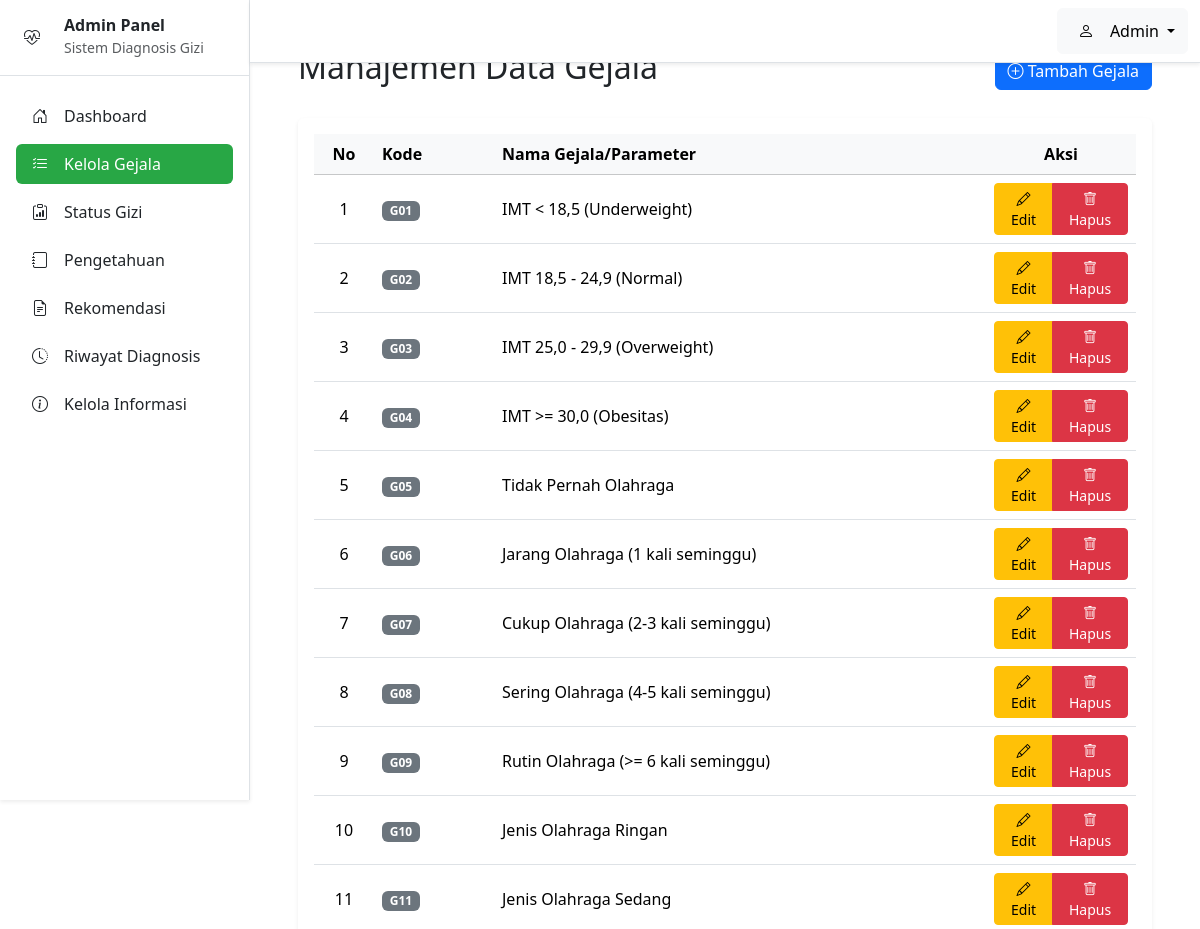
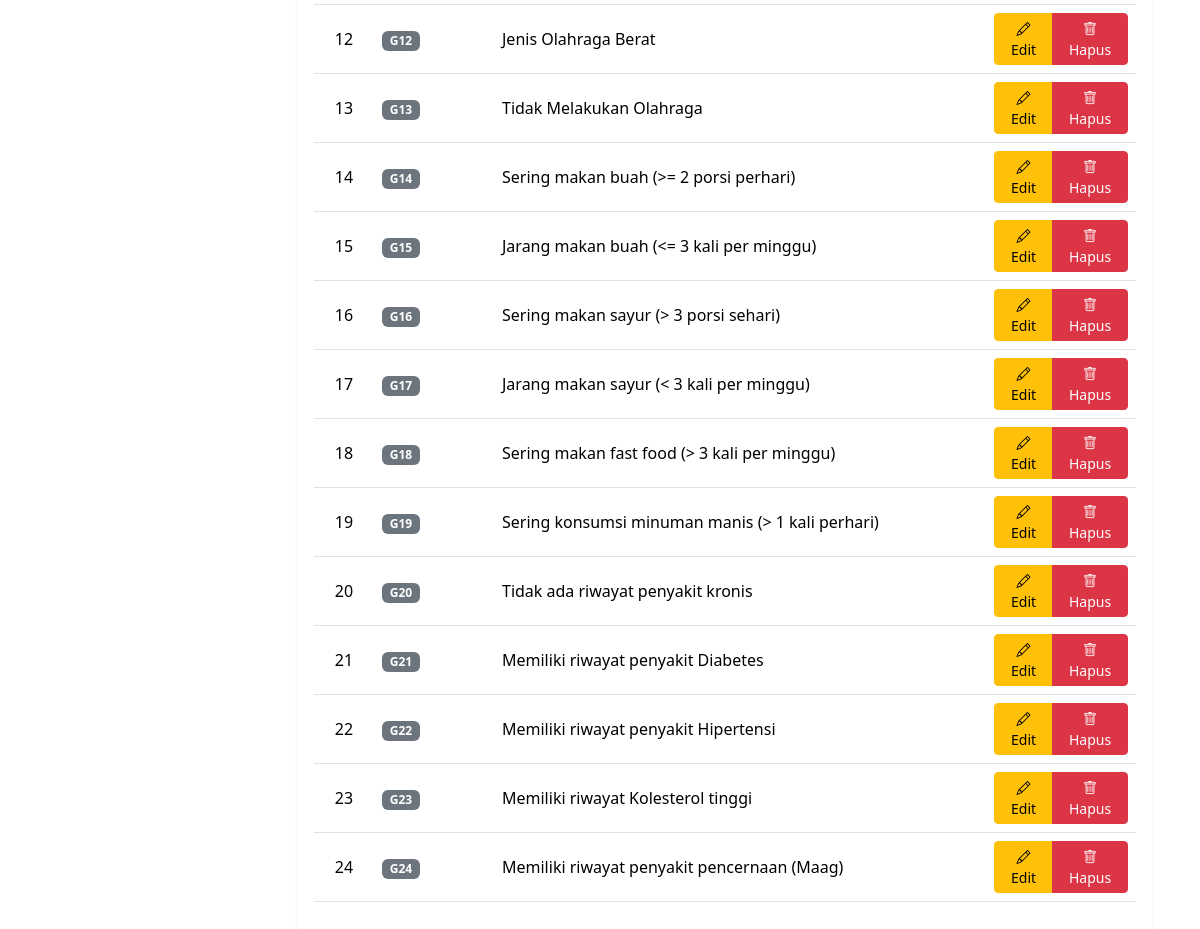
The page /admin/gejala.php (signed in) on the database its author committed (2 pictures, top to bottom).
### tables this page shows
CREATE TABLE `gejala` (
  `id` int(11) NOT NULL,
  `kode_gejala` varchar(5) NOT NULL,
  `nama_gejala` text NOT NULL
);

### admin/gejala.php (the view, shortened to what this page needs)
<?php
require_once '../config/databases.php';
$stmt = $pdo->query("SELECT * FROM gejala ORDER BY kode_gejala ASC");
$gejala_data = $stmt->fetchAll();
require_once 'templates/header.php';
?>
<div class="container-fluid bg-white p-4" style="min-height: 100vh;">
    <div class="d-flex justify-content-between align-items-center mb-4">
        <h2 class="text-dark">Manajemen Data Gejala</h2>
        <button type="button" class="btn btn-primary" data-bs-toggle="modal" data-bs-target="#modalTambah">
            <i class="bi bi-plus-circle"></i> Tambah Gejala
        </button>
    </div>
    <div class="card shadow-sm border-0">
        <div class="card-body">
            <div class="table-responsive">
                <table class="table table-hover align-middle">
                    <thead class="table-light">
                        <tr>
                            <th class="text-center" style="width: 60px;">No</th>
                            <th style="width: 120px;">Kode</th>
                            <th>Nama Gejala/Parameter</th>
                            <th class="text-center" style="width: 150px;">Aksi</th>
                        </tr>
                    </thead>
                    <tbody>
                        <?php if (empty($gejala_data)) : ?>
                        <tr>
                            <td colspan="4" class="text-center py-4 text-muted">
                                <i class="bi bi-inbox" style="font-size: 2rem;"></i>
                                <p class="mt-2">Tidak ada data</p>
                            </td>
                        </tr>
                        <?php else : ?>
                        <?php foreach ($gejala_data as $index => $gejala) : ?>
                        <tr>
                            <td class="text-center"><?php echo $index + 1; ?></td>
                            <td><span
                                    class="badge bg-secondary"><?php echo htmlspecialchars($gejala['kode_gejala']); ?></span>
                            </td>
                            <td><?php echo htmlspecialchars($gejala['nama_gejala']); ?></td>
                            <td class="text-center">
                                <div class="btn-group" role="group">
                                    <button type="button" class="btn btn-sm btn-warning" data-bs-toggle="modal"
                                        data-bs-target="#modalEdit" data-id="<?php echo $gejala['id']; ?>"
                                        data-kode="<?php echo htmlspecialchars($gejala['kode_gejala']); ?>"
                                        data-nama="<?php echo htmlspecialchars($gejala['nama_gejala']); ?>">
                                        <i class="bi bi-pencil"></i> Edit
                                    </button>
                                    <button type="button" class="btn btn-sm btn-danger"
                                        onclick="if(confirm('Apakah Anda yakin ingin menghapus data ini?')) { document.getElementById('delete-form-<?php echo $gejala['id']; ?>').submit(); }">
                                        <i class="bi bi-trash"></i> Hapus
                                    </button>
                                </div>
                            </td>
                        </tr>
                        <?php endforeach; ?>
                        <?php endif; ?>
                    </tbody>
                </table>
            </div>
        </div>
    </div>
</div>
<?php
require_once 'templates/footer.php';
?>

### admin/templates/header.php (shortened to what this page needs)
<!DOCTYPE html>
<html lang="id">
<head>
    <link href="https://cdn.jsdelivr.net/npm/bootstrap@5.3.2/dist/css/bootstrap.min.css" rel="stylesheet">
    <link href="https://cdn.jsdelivr.net/npm/bootstrap-icons@1.11.1/font/bootstrap-icons.css" rel="stylesheet">
</head>
<body>
    <?php
    require_once 'templates/sidebar.php';
    ?>
    <div class="content-area">
        <main class="container-fluid p-4">

### admin/templates/sidebar.php (shortened to what this page needs)
<?php
$username = $_SESSION['admin_username'] ?? 'Admin';
?>
<div class="sidebar bg-white shadow-sm border-end" id="sidebar">
    <div class="p-3 border-bottom">
        <div class="d-flex align-items-center">
            <div class="rounded-circle d-flex align-items-center justify-content-center me-2"
                style="width: 40px; height: 40px;">
                <i class="bi bi-heart-pulse me-2"></i>
            </div>
            <div>
                <h6 class="mb-0 text-dark fw-bold">Admin Panel</h6>
                <small class="text-muted">Sistem Diagnosis Gizi</small>
            </div>
        </div>
    </div>
    <nav class="nav flex-column p-3">
        <a class="nav-link d-flex align-items-center py-2 px-3 mb-1 rounded text-decoration-none text-dark sidebar-nav-link"
            href="dashboard.php">
            <i class="bi bi-house-door me-3"></i>
            <span>Dashboard</span>
        </a>
        <a class="nav-link d-flex align-items-center py-2 px-3 mb-1 rounded text-decoration-none text-dark sidebar-nav-link"
            href="gejala.php">
            <i class="bi bi-list-check me-3"></i>
            <span>Kelola Gejala</span>
        </a>
        <a class="nav-link d-flex align-items-center py-2 px-3 mb-1 rounded text-decoration-none text-dark sidebar-nav-link"
            href="status_gizi.php">
            <i class="bi bi-clipboard-data me-3"></i>
            <span>Status Gizi</span>
        </a>
        <a class="nav-link d-flex align-items-center py-2 px-3 mb-1 rounded text-decoration-none text-dark sidebar-nav-link"
            href="pengetahuan.php">
            <i class="bi bi-journal me-3"></i>
            <span>Pengetahuan</span>
        </a>
        <a class="nav-link d-flex align-items-center py-2 px-3 mb-1 rounded text-decoration-none text-dark sidebar-nav-link"
            href="rekomendasi.php">
            <i class="bi bi-file-earmark-text me-3"></i>
            <span>Rekomendasi</span>
        </a>
        <a class="nav-link d-flex align-items-center py-2 px-3 mb-1 rounded text-decoration-none text-dark sidebar-nav-link"
            href="riwayat.php">
            <i class="bi bi-clock-history me-3"></i>
            <span>Riwayat Diagnosis</span>
        </a>
        <a class="nav-link d-flex align-items-center py-2 px-3 mb-1 rounded text-decoration-none text-dark sidebar-nav-link"
            href="informasi.php">
            <i class="bi bi-info-circle me-3"></i>
            <span>Kelola Informasi</span>
        </a>
    </nav>
</div>
<nav class="navbar navbar-expand-lg navbar-light bg-white border-bottom shadow-sm fixed-top"
    style="margin-left: 250px; z-index: 1000;">
    <div class="container-fluid">
        <div class="ms-auto d-flex align-items-center">
            <div class="dropdown">
                <button class="btn btn-light dropdown-toggle d-flex align-items-center" type="button"
                    data-bs-toggle="dropdown" aria-expanded="false">
                    <div class="d-flex align-items-center justify-content-center me-2"
                        style="width: 32px; height: 32px;">
                        <i class="bi bi-person text-black"></i>
                    </div>
                    <span class="me-1"><?php echo htmlspecialchars($username); ?></span>
                </button>
            </div>
        </div>
    </div>
</nav>

### admin/templates/footer.php (shortened to what this page needs)
</main>
</div>
</body>
</html>

### admin/templates/header.php (style rules this page uses)
.sidebar { min-height: 100vh; background-color: #343a40; }
.sidebar .nav-link { color: #adb5bd; padding: 0.75rem 1rem; border-radius: 0.25rem; margin: 0.25rem 0; }
.sidebar .nav-link.active { color: #fff; background-color: #28a745; }
.content-area { margin-left: 0; transition: margin-left 0.25s ease; }
@media (min-width: 768px) { .content-area { margin-left: 250px; } }
.sidebar { position: fixed; top: 0; left: -250px; width: 250px; z-index: 1000; transition: left 0.25s ease; }
@media (min-width: 768px) { .sidebar { left: 0; } }

### admin/templates/sidebar.php (style rules this page uses)
.sidebar { position: fixed; top: 0; left: 0; height: 100vh; width: 250px; z-index: 1000; overflow-y: auto; }
.sidebar-nav-link { transition: all 0.3s ease; }
.sidebar-nav-link.active { background-color: #28a745 !important; color: white !important; }

### rows shown on the page
gejala: kode_gejala "G01", nama_gejala "IMT < 18,5 (Underweight)"
gejala: kode_gejala "G02", nama_gejala "IMT 18,5 - 24,9 (Normal)"
gejala: kode_gejala "G03", nama_gejala "IMT 25,0 - 29,9 (Overweight)"
gejala: kode_gejala "G04", nama_gejala "IMT >= 30,0 (Obesitas)"
gejala: kode_gejala "G05", nama_gejala "Tidak Pernah Olahraga"
gejala: kode_gejala "G06", nama_gejala "Jarang Olahraga (1 kali seminggu)"
gejala: kode_gejala "G07", nama_gejala "Cukup Olahraga (2-3 kali seminggu)"
gejala: kode_gejala "G08", nama_gejala "Sering Olahraga (4-5 kali seminggu)"
gejala: kode_gejala "G09", nama_gejala "Rutin Olahraga (>= 6 kali seminggu)"
gejala: kode_gejala "G10", nama_gejala "Jenis Olahraga Ringan"
gejala: kode_gejala "G11", nama_gejala "Jenis Olahraga Sedang"
gejala: kode_gejala "G12", nama_gejala "Jenis Olahraga Berat"
gejala: kode_gejala "G13", nama_gejala "Tidak Melakukan Olahraga"
gejala: kode_gejala "G14", nama_gejala "Sering makan buah (>= 2 porsi perhari)"
gejala: kode_gejala "G15", nama_gejala "Jarang makan buah (<= 3 kali per minggu)"
gejala: kode_gejala "G16", nama_gejala "Sering makan sayur (> 3 porsi sehari)"
gejala: kode_gejala "G17", nama_gejala "Jarang makan sayur (< 3 kali per minggu)"
gejala: kode_gejala "G18", nama_gejala "Sering makan fast food (> 3 kali per minggu)"
gejala: kode_gejala "G19", nama_gejala "Sering konsumsi minuman manis (> 1 kali perhari)"
gejala: kode_gejala "G20", nama_gejala "Tidak ada riwayat penyakit kronis"
gejala: kode_gejala "G21", nama_gejala "Memiliki riwayat penyakit Diabetes"
gejala: kode_gejala "G22", nama_gejala "Memiliki riwayat penyakit Hipertensi"
gejala: kode_gejala "G23", nama_gejala "Memiliki riwayat Kolesterol tinggi"
gejala: kode_gejala "G24", nama_gejala "Memiliki riwayat penyakit pencernaan (Maag)"

### other values the page prints
$username "Admin"
